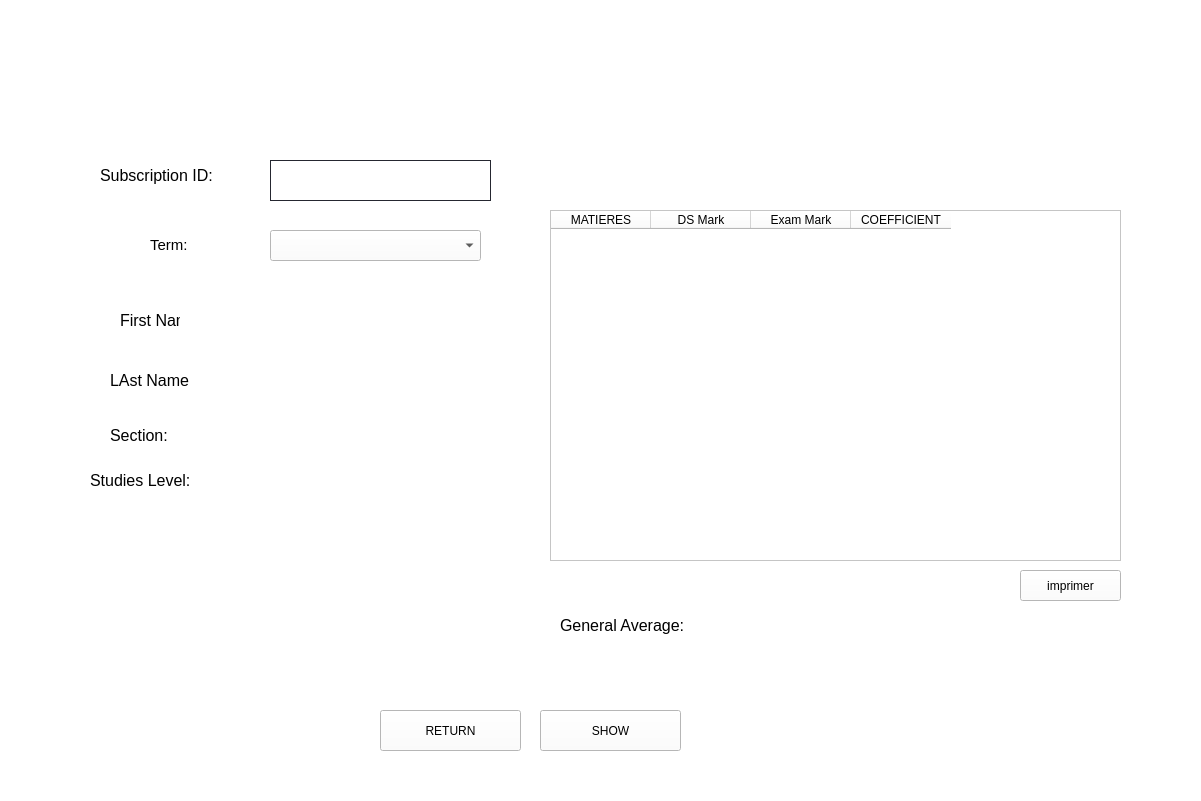
<?xml version="1.0" encoding="UTF-8"?>
<ui version="4.0">
 <class>Form</class>
 <widget class="QWidget" name="Form">
  <property name="geometry">
   <rect>
    <x>0</x>
    <y>0</y>
    <width>1201</width>
    <height>801</height>
   </rect>
  </property>
  <property name="windowTitle">
   <string>Form</string>
  </property>
  <property name="styleSheet">
   <string notr="true"> 
background-color: rgb(255, 255, 255);</string>
  </property>
  <widget class="QLabel" name="label">
   <property name="geometry">
    <rect>
     <x>70</x>
     <y>40</y>
     <width>721</width>
     <height>51</height>
    </rect>
   </property>
   <property name="styleSheet">
    <string notr="true">font: 18pt &quot;Poppins&quot;;
 font: 75 20pt &quot;Poppins&quot;;
color: rgb(0, 0, 0);
 </string>
   </property>
   <property name="text">
    <string>&lt;html&gt;&lt;head/&gt;&lt;body&gt;&lt;p&gt;&lt;span style=&quot; font-size:24pt; color:#FFFFFF;&quot;&gt;STUDENT BILL MARKS:&lt;/span&gt;&lt;/p&gt;&lt;/body&gt;&lt;/html&gt;</string>
   </property>
  </widget>
  <widget class="QLabel" name="label_2">
   <property name="geometry">
    <rect>
     <x>100</x>
     <y>160</y>
     <width>171</width>
     <height>31</height>
    </rect>
   </property>
   <property name="text">
    <string>&lt;html&gt;&lt;head/&gt;&lt;body&gt;&lt;p&gt;&lt;span style=&quot; font-size:12pt;&quot;&gt;Subscription ID:&lt;/span&gt;&lt;/p&gt;&lt;/body&gt;&lt;/html&gt;</string>
   </property>
  </widget>
  <widget class="QLineEdit" name="num_inscription">
   <property name="geometry">
    <rect>
     <x>270</x>
     <y>160</y>
     <width>221</width>
     <height>41</height>
    </rect>
   </property>
   <property name="styleSheet">
    <string notr="true">QLineEdit {
border: 1px solid rgb(37,39,48);

padding-left:20px;
padding-right:20px;
}
</string>
   </property>
  </widget>
  <widget class="QLabel" name="num">
   <property name="geometry">
    <rect>
     <x>300</x>
     <y>210</y>
     <width>151</width>
     <height>16</height>
    </rect>
   </property>
   <property name="text">
    <string/>
   </property>
  </widget>
  <widget class="QTableWidget" name="tableWidget">
   <property name="geometry">
    <rect>
     <x>550</x>
     <y>210</y>
     <width>571</width>
     <height>351</height>
    </rect>
   </property>
   <column>
    <property name="text">
     <string>MATIERES</string>
    </property>
   </column>
   <column>
    <property name="text">
     <string>DS Mark</string>
    </property>
   </column>
   <column>
    <property name="text">
     <string>Exam Mark</string>
    </property>
   </column>
   <column>
    <property name="text">
     <string>COEFFICIENT</string>
    </property>
   </column>
  </widget>
  <widget class="QLabel" name="label_3">
   <property name="geometry">
    <rect>
     <x>560</x>
     <y>610</y>
     <width>181</width>
     <height>31</height>
    </rect>
   </property>
   <property name="text">
    <string>&lt;html&gt;&lt;head/&gt;&lt;body&gt;&lt;p&gt;&lt;span style=&quot; font-size:12pt;  &quot;&gt;General Average:&lt;/span&gt;&lt;/p&gt;&lt;/body&gt;&lt;/html&gt;</string>
   </property>
  </widget>
  <widget class="QLabel" name="moyenne">
   <property name="geometry">
    <rect>
     <x>750</x>
     <y>610</y>
     <width>131</width>
     <height>21</height>
    </rect>
   </property>
   <property name="text">
    <string/>
   </property>
  </widget>
  <widget class="QPushButton" name="ok">
   <property name="geometry">
    <rect>
     <x>380</x>
     <y>710</y>
     <width>141</width>
     <height>41</height>
    </rect>
   </property>
   <property name="styleSheet">
    <string notr="true">font: 12pt &quot;Poppins&quot;;</string>
   </property>
   <property name="text">
    <string>RETURN</string>
   </property>
  </widget>
  <widget class="QPushButton" name="afficher">
   <property name="geometry">
    <rect>
     <x>540</x>
     <y>710</y>
     <width>141</width>
     <height>41</height>
    </rect>
   </property>
   <property name="styleSheet">
    <string notr="true">font: 12pt &quot;Poppins&quot;;</string>
   </property>
   <property name="text">
    <string>SHOW</string>
   </property>
  </widget>
  <widget class="QLabel" name="a">
   <property name="geometry">
    <rect>
     <x>750</x>
     <y>650</y>
     <width>171</width>
     <height>16</height>
    </rect>
   </property>
   <property name="text">
    <string>&lt;html&gt;&lt;head/&gt;&lt;body&gt;&lt;p/&gt;&lt;/body&gt;&lt;/html&gt;</string>
   </property>
  </widget>
  <widget class="QPushButton" name="imprimer">
   <property name="geometry">
    <rect>
     <x>1020</x>
     <y>570</y>
     <width>101</width>
     <height>31</height>
    </rect>
   </property>
   <property name="styleSheet">
    <string notr="true">font: 12pt &quot;Poppins&quot;;</string>
   </property>
   <property name="text">
    <string>imprimer</string>
   </property>
  </widget>
  <widget class="QLabel" name="label_4">
   <property name="geometry">
    <rect>
     <x>120</x>
     <y>310</y>
     <width>81</width>
     <height>21</height>
    </rect>
   </property>
   <property name="text">
    <string>&lt;html&gt;&lt;head/&gt;&lt;body&gt;&lt;p&gt;&lt;span style=&quot; font-size:12pt; &quot;&gt;First Name:&lt;/span&gt;&lt;/p&gt;&lt;/body&gt;&lt;/html&gt;</string>
   </property>
  </widget>
  <widget class="QLabel" name="label_6">
   <property name="geometry">
    <rect>
     <x>110</x>
     <y>360</y>
     <width>91</width>
     <height>41</height>
    </rect>
   </property>
   <property name="text">
    <string>&lt;html&gt;&lt;head/&gt;&lt;body&gt;&lt;p&gt;&lt;span style=&quot; font-size:12pt;&quot;&gt;LAst Name:&lt;/span&gt;&lt;/p&gt;&lt;/body&gt;&lt;/html&gt;</string>
   </property>
  </widget>
  <widget class="QLabel" name="label_7">
   <property name="geometry">
    <rect>
     <x>110</x>
     <y>420</y>
     <width>91</width>
     <height>31</height>
    </rect>
   </property>
   <property name="text">
    <string>&lt;html&gt;&lt;head/&gt;&lt;body&gt;&lt;p&gt;&lt;span style=&quot; font-size:12pt;&quot;&gt;Section:&lt;/span&gt;&lt;/p&gt;&lt;/body&gt;&lt;/html&gt;</string>
   </property>
  </widget>
  <widget class="QLabel" name="label_8">
   <property name="geometry">
    <rect>
     <x>90</x>
     <y>460</y>
     <width>161</width>
     <height>41</height>
    </rect>
   </property>
   <property name="text">
    <string>&lt;html&gt;&lt;head/&gt;&lt;body&gt;&lt;p&gt;&lt;span style=&quot; font-size:12pt;&quot;&gt;Studies Level:&lt;/span&gt;&lt;/p&gt;&lt;/body&gt;&lt;/html&gt;</string>
   </property>
  </widget>
  <widget class="QLabel" name="nom">
   <property name="geometry">
    <rect>
     <x>180</x>
     <y>310</y>
     <width>141</width>
     <height>21</height>
    </rect>
   </property>
   <property name="text">
    <string/>
   </property>
  </widget>
  <widget class="QLabel" name="prenom">
   <property name="geometry">
    <rect>
     <x>190</x>
     <y>370</y>
     <width>151</width>
     <height>21</height>
    </rect>
   </property>
   <property name="text">
    <string/>
   </property>
  </widget>
  <widget class="QLabel" name="section">
   <property name="geometry">
    <rect>
     <x>200</x>
     <y>420</y>
     <width>121</width>
     <height>31</height>
    </rect>
   </property>
   <property name="text">
    <string/>
   </property>
  </widget>
  <widget class="QLabel" name="niveau">
   <property name="geometry">
    <rect>
     <x>230</x>
     <y>470</y>
     <width>121</width>
     <height>21</height>
    </rect>
   </property>
   <property name="text">
    <string/>
   </property>
  </widget>
  <widget class="QLabel" name="label_9">
   <property name="geometry">
    <rect>
     <x>150</x>
     <y>230</y>
     <width>81</width>
     <height>31</height>
    </rect>
   </property>
   <property name="text">
    <string>&lt;html&gt;&lt;head/&gt;&lt;body&gt;&lt;p&gt;&lt;span style=&quot; font-size:11pt; color:#000000;&quot;&gt;Term:&lt;/span&gt;&lt;/p&gt;&lt;/body&gt;&lt;/html&gt;</string>
   </property>
  </widget>
  <widget class="QComboBox" name="semestre">
   <property name="geometry">
    <rect>
     <x>270</x>
     <y>230</y>
     <width>211</width>
     <height>31</height>
    </rect>
   </property>
   <property name="styleSheet">
    <string notr="true"/>
   </property>
   <item>
    <property name="text">
     <string/>
    </property>
   </item>
   <item>
    <property name="text">
     <string>1</string>
    </property>
   </item>
   <item>
    <property name="text">
     <string>2</string>
    </property>
   </item>
  </widget>
  
 </widget>
 <resources/>
 <connections/>
</ui>
